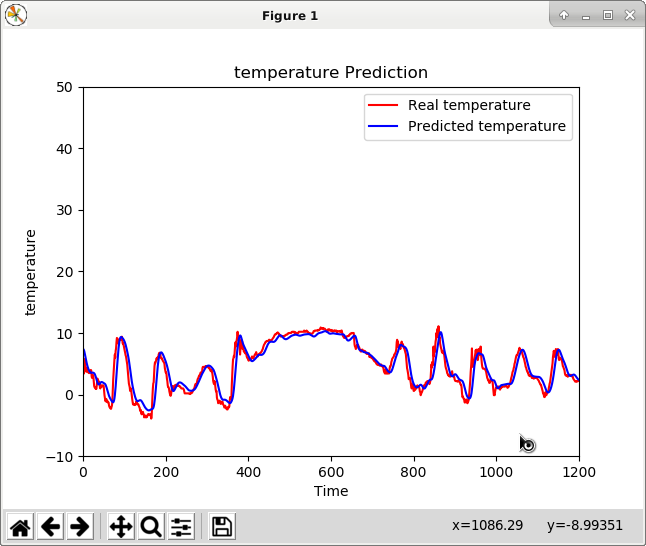

The Python source for this figure:
#!/usr/bin/python3

import numpy as np
import matplotlib.pyplot as plt
import pandas as pd

temperature_training_complete = pd.read_csv('data/temperature-2018.csv')
temperature_training_processed = temperature_training_complete.iloc[:, 4:5].values

from sklearn.preprocessing import MinMaxScaler

scaler = MinMaxScaler(feature_range = (0, 1))

temperature_training_scaled = scaler.fit_transform(temperature_training_processed)

X_train = []
y_train = []
for i in range(60, 1258):
    X_train.append(temperature_training_scaled[i-60:i, 0])
    y_train.append(temperature_training_scaled[i, 0])
X_train, y_train = np.array(X_train), np.array(y_train)


X_train = np.reshape(X_train, (X_train.shape[0], X_train.shape[1], 1))

from keras.models import Sequential
from keras.layers import Dense
from keras.layers import LSTM
from keras.layers import Dropout

regressor = Sequential()

regressor.add(LSTM(units = 50, return_sequences = True, input_shape = (X_train.shape[1], 1)))
regressor.add(Dropout(0.2))

regressor.add(LSTM(units = 50, return_sequences = True))
regressor.add(Dropout(0.2))

regressor.add(LSTM(units = 50, return_sequences = True))
regressor.add(Dropout(0.2))

regressor.add(LSTM(units = 50))
regressor.add(Dropout(0.2))

regressor.add(Dense(units = 1))

regressor.compile(optimizer = 'adam', loss = 'mean_squared_error')

regressor.fit(X_train, y_train, epochs = 200, batch_size = 256)

dataset_test = pd.read_csv('data/T.csv')
real_temperature = dataset_test.iloc[:, 4:5].values

dataset_total = pd.concat((temperature_training_complete['temperature'], dataset_test['temperature']), axis = 0)
inputs = dataset_total[len(dataset_total) - len(dataset_test) - 60:].values
inputs = inputs.reshape(-1,1)
inputs = scaler.transform(inputs)
X_test = []
for i in range(60, 3000):
    X_test.append(inputs[i-60:i, 0])
X_test = np.array(X_test)
X_test = np.reshape(X_test, (X_test.shape[0], X_test.shape[1], 1))
predicted_temperature = regressor.predict(X_test)
predicted_temperature = scaler.inverse_transform(predicted_temperature)
np.savetxt('predictedTemperature.csv',predicted_temperature,fmt='%.2f', delimiter=',')

plt.plot(real_temperature, color = 'red', label = 'Real temperature')
plt.plot(predicted_temperature, color = 'blue', label = 'Predicted temperature')
plt.title('temperature Prediction')
plt.xlabel('Time')
plt.ylabel('temperature')
plt.legend()
plt.savefig('temperature.png')
plt.axis([0,1200,-10,50])
plt.show()

